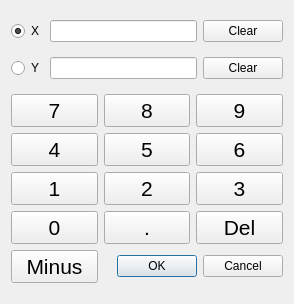
<?xml version="1.0" encoding="UTF-8"?>
<ui version="4.0">
 <class>SlaacGatheringToolDialogBase</class>
 <widget class="QDialog" name="SlaacGatheringToolDialogBase">
  <property name="geometry">
   <rect>
    <x>0</x>
    <y>0</y>
    <width>294</width>
    <height>304</height>
   </rect>
  </property>
  <property name="sizePolicy">
   <sizepolicy hsizetype="Fixed" vsizetype="Fixed">
    <horstretch>0</horstretch>
    <verstretch>0</verstretch>
   </sizepolicy>
  </property>
  <property name="windowTitle">
   <string>Provide the coordinates</string>
  </property>
  <property name="autoFillBackground">
   <bool>false</bool>
  </property>
  <property name="sizeGripEnabled">
   <bool>false</bool>
  </property>
  <property name="modal">
   <bool>true</bool>
  </property>
  <layout class="QGridLayout" name="gridLayout_2">
   <item row="0" column="0">
    <widget class="QRadioButton" name="radioButtonX">
     <property name="text">
      <string>X</string>
     </property>
     <property name="checked">
      <bool>true</bool>
     </property>
    </widget>
   </item>
   <item row="0" column="1">
    <widget class="QLineEdit" name="lineEditX"/>
   </item>
   <item row="0" column="2">
    <widget class="QPushButton" name="pushButtonClearX">
     <property name="text">
      <string>Clear</string>
     </property>
    </widget>
   </item>
   <item row="1" column="0">
    <widget class="QRadioButton" name="radioButtonY">
     <property name="text">
      <string>Y</string>
     </property>
    </widget>
   </item>
   <item row="1" column="1">
    <widget class="QLineEdit" name="lineEditY"/>
   </item>
   <item row="1" column="2">
    <widget class="QPushButton" name="pushButtonClearY">
     <property name="text">
      <string>Clear</string>
     </property>
    </widget>
   </item>
   <item row="2" column="0" colspan="3">
    <layout class="QGridLayout" name="gridLayout">
     <item row="4" column="1" colspan="2">
      <widget class="QDialogButtonBox" name="button_box">
       <property name="orientation">
        <enum>Qt::Horizontal</enum>
       </property>
       <property name="standardButtons">
        <set>QDialogButtonBox::Cancel|QDialogButtonBox::Ok</set>
       </property>
      </widget>
     </item>
     <item row="0" column="0">
      <widget class="QPushButton" name="pushButton7">
       <property name="font">
        <font>
         <pointsize>16</pointsize>
        </font>
       </property>
       <property name="text">
        <string>7</string>
       </property>
       <property name="checkable">
        <bool>false</bool>
       </property>
      </widget>
     </item>
     <item row="0" column="1">
      <widget class="QPushButton" name="pushButton8">
       <property name="font">
        <font>
         <pointsize>16</pointsize>
        </font>
       </property>
       <property name="text">
        <string>8</string>
       </property>
      </widget>
     </item>
     <item row="0" column="2">
      <widget class="QPushButton" name="pushButton9">
       <property name="font">
        <font>
         <pointsize>16</pointsize>
        </font>
       </property>
       <property name="text">
        <string>9</string>
       </property>
      </widget>
     </item>
     <item row="1" column="0">
      <widget class="QPushButton" name="pushButton4">
       <property name="font">
        <font>
         <pointsize>16</pointsize>
        </font>
       </property>
       <property name="text">
        <string>4</string>
       </property>
      </widget>
     </item>
     <item row="1" column="1">
      <widget class="QPushButton" name="pushButton5">
       <property name="font">
        <font>
         <pointsize>16</pointsize>
        </font>
       </property>
       <property name="text">
        <string>5</string>
       </property>
      </widget>
     </item>
     <item row="1" column="2">
      <widget class="QPushButton" name="pushButton6">
       <property name="font">
        <font>
         <pointsize>16</pointsize>
        </font>
       </property>
       <property name="text">
        <string>6</string>
       </property>
      </widget>
     </item>
     <item row="2" column="0">
      <widget class="QPushButton" name="pushButton1">
       <property name="font">
        <font>
         <pointsize>16</pointsize>
        </font>
       </property>
       <property name="text">
        <string>1</string>
       </property>
      </widget>
     </item>
     <item row="2" column="2">
      <widget class="QPushButton" name="pushButton3">
       <property name="font">
        <font>
         <pointsize>16</pointsize>
        </font>
       </property>
       <property name="text">
        <string>3</string>
       </property>
      </widget>
     </item>
     <item row="2" column="1">
      <widget class="QPushButton" name="pushButton2">
       <property name="font">
        <font>
         <pointsize>16</pointsize>
        </font>
       </property>
       <property name="text">
        <string>2</string>
       </property>
      </widget>
     </item>
     <item row="3" column="0">
      <widget class="QPushButton" name="pushButton0">
       <property name="font">
        <font>
         <pointsize>16</pointsize>
        </font>
       </property>
       <property name="text">
        <string>0</string>
       </property>
      </widget>
     </item>
     <item row="3" column="1">
      <widget class="QPushButton" name="pushButtonDot">
       <property name="font">
        <font>
         <pointsize>16</pointsize>
        </font>
       </property>
       <property name="text">
        <string>.</string>
       </property>
      </widget>
     </item>
     <item row="3" column="2">
      <widget class="QPushButton" name="pushButtonDel">
       <property name="font">
        <font>
         <pointsize>16</pointsize>
        </font>
       </property>
       <property name="text">
        <string>Del</string>
       </property>
      </widget>
     </item>
     <item row="4" column="0">
      <widget class="QPushButton" name="pushButtonMinus">
       <property name="font">
        <font>
         <pointsize>16</pointsize>
        </font>
       </property>
       <property name="text">
        <string>Minus</string>
       </property>
      </widget>
     </item>
    </layout>
   </item>
  </layout>
 </widget>
 <resources/>
 <connections>
  <connection>
   <sender>button_box</sender>
   <signal>accepted()</signal>
   <receiver>SlaacGatheringToolDialogBase</receiver>
   <slot>accept()</slot>
   <hints>
    <hint type="sourcelabel">
     <x>20</x>
     <y>20</y>
    </hint>
    <hint type="destinationlabel">
     <x>20</x>
     <y>20</y>
    </hint>
   </hints>
  </connection>
  <connection>
   <sender>button_box</sender>
   <signal>rejected()</signal>
   <receiver>SlaacGatheringToolDialogBase</receiver>
   <slot>reject()</slot>
   <hints>
    <hint type="sourcelabel">
     <x>20</x>
     <y>20</y>
    </hint>
    <hint type="destinationlabel">
     <x>20</x>
     <y>20</y>
    </hint>
   </hints>
  </connection>
 </connections>
</ui>
